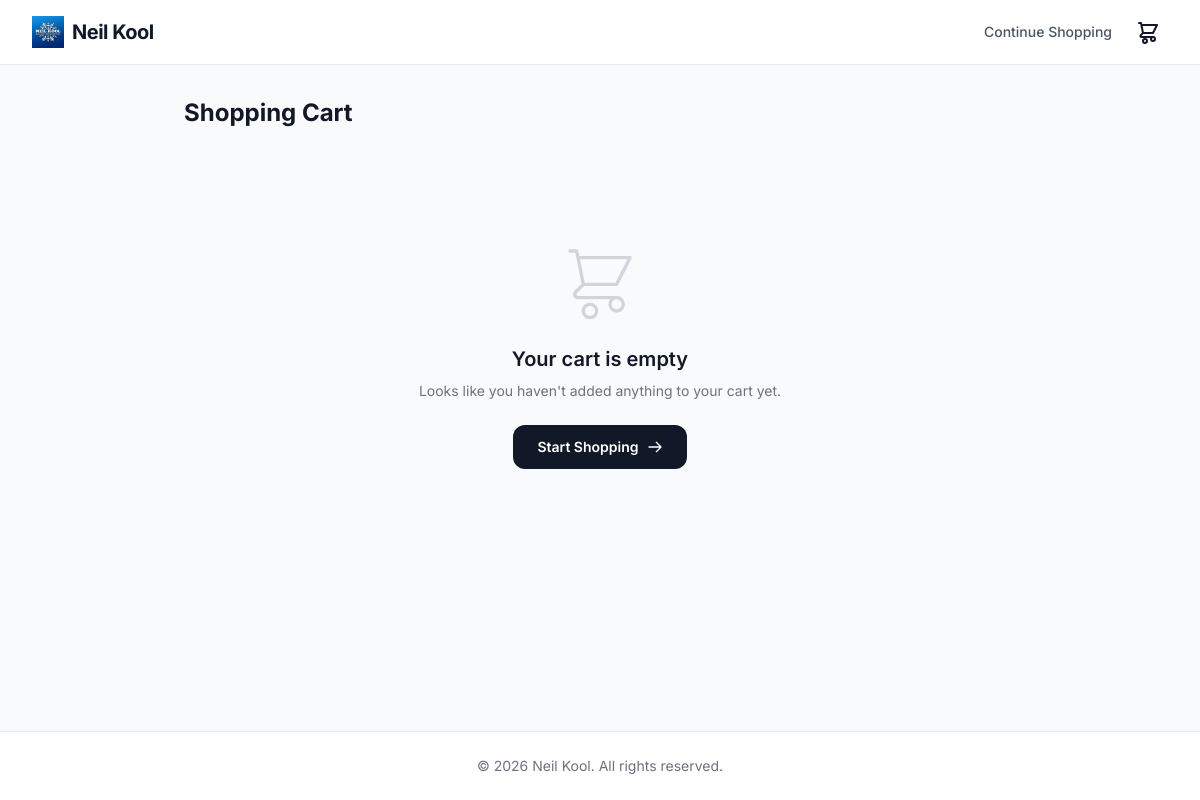
The app's page /cart.php with its own data.
### tables this page shows
CREATE TABLE settings (
        name TEXT PRIMARY KEY,
        value TEXT NOT NULL
    );

### config.php (called while the page is built, shortened)
<?php
function get_db(): PDO
{
    static $db = null;
    if ($db instanceof PDO) {
        return $db;
    }
    try {
        $db = new PDO('sqlite:' . DB_FILE);
        $db->setAttribute(PDO::ATTR_ERRMODE, PDO::ERRMODE_EXCEPTION);
        $db->setAttribute(PDO::ATTR_DEFAULT_FETCH_MODE, PDO::FETCH_ASSOC);
    } catch (PDOException $e) {
        die('Database connection failed: ' . htmlspecialchars($e->getMessage(), ENT_QUOTES, 'UTF-8'));
    }
    return $db;
}
function get_setting(string $name, ?string $default = null): ?string
{
    $db = get_db();
    $stmt = $db->prepare('SELECT value FROM settings WHERE name = :name LIMIT 1');
    $stmt->execute([':name' => $name]);
    $row = $stmt->fetch(PDO::FETCH_ASSOC);
    if ($row && array_key_exists('value', $row)) {
        return $row['value'];
    }
    return $default;
}

### cart.php (the view, shortened to what this page needs)
<?php
require __DIR__ . '/config.php';
$cart = $_SESSION['shop_cart'];
$cartCount = 0;
$cartSubtotal = 0;
$shopName = get_setting('site_name', 'Shop');
$shopLogo = get_setting('site_logo_url', '');
?>
<!DOCTYPE html>
<html lang="en">
<head>
    <script src="https://cdn.tailwindcss.com"></script>
</head>
<body class="bg-gray-50 min-h-screen font-sans flex flex-col">
<header class="bg-white border-b border-gray-200 sticky top-0 z-50">
    <div class="max-w-7xl mx-auto px-4 sm:px-6 lg:px-8">
        <div class="flex items-center justify-between h-16">
            <a href="shop.php" class="flex items-center gap-2">
                    <?php if ($shopLogo !== ''): ?>
                        <img src="<?php echo htmlspecialchars($shopLogo, ENT_QUOTES, 'UTF-8'); ?>" alt="<?php echo htmlspecialchars($shopName, ENT_QUOTES, 'UTF-8'); ?>" class="h-8 w-auto">
                    <?php endif; ?>
                    <span class="text-xl font-bold text-gray-900 tracking-tight"><?php echo htmlspecialchars($shopName, ENT_QUOTES, 'UTF-8'); ?></span>
                </a>
            <div class="flex items-center gap-4">
                <a href="shop.php" class="text-sm font-medium text-gray-600 hover:text-gray-900 transition-colors">Continue Shopping</a>
                <a href="cart.php" class="relative p-2 text-gray-900" title="Cart">
                    <svg class="h-6 w-6" fill="none" stroke="currentColor" viewBox="0 0 24 24">
                        <path stroke-linecap="round" stroke-linejoin="round" stroke-width="2" d="M3 3h2l.4 2M7 13h10l4-8H5.4M7 13L5.4 5M7 13l-2.293 2.293c-.63.63-.184 1.707.707 1.707H17m0 0a2 2 0 100 4 2 2 0 000-4zm-8 2a2 2 0 100 4 2 2 0 000-4z"/>
                    </svg>
                </a>
            </div>
        </div>
    </div>
</header>
<main class="max-w-4xl mx-auto px-4 sm:px-6 lg:px-8 py-8 flex-1 w-full">
    <div class="flex items-center justify-between mb-8">
        <h1 class="text-2xl font-bold text-gray-900">Shopping Cart</h1>
    </div>
    <?php if (!empty($cart)): ?>
        <div class="bg-white rounded-2xl border border-gray-100 shadow-sm overflow-hidden">
            <div class="divide-y divide-gray-100">
                <?php foreach ($cart as $line): ?>
                    <?php $lineTotal = ((int)$line['price_cents']) * ((int)$line['quantity']); ?>
                    <div class="p-4 sm:p-6 flex items-center gap-4 sm:gap-6">
                        <div class="flex-1 min-w-0">
                            <h3 class="text-base font-semibold text-gray-900 truncate"><?php echo htmlspecialchars($line['name'], ENT_QUOTES, 'UTF-8'); ?></h3>
                            <p class="text-sm text-gray-500 mt-0.5">
                                <?php echo htmlspecialchars(shop_money((int)$line['price_cents'], $line['currency']), ENT_QUOTES, 'UTF-8'); ?> each
                            </p>
                        </div>
                        <form method="post" class="flex items-center gap-2">
                            <?php echo csrf_field(); ?>
                            <input type="hidden" name="form_action" value="update_qty">
                            <input type="hidden" name="product_id" value="<?php echo htmlspecialchars($line['product_id'], ENT_QUOTES, 'UTF-8'); ?>">
                            <input type="number" name="quantity" value="<?php echo (int)$line['quantity']; ?>" min="1"
                                   class="w-16 text-center border border-gray-300 rounded-lg px-2 py-1.5 text-sm focus:outline-none focus:ring-2 focus:ring-gray-900 focus:border-transparent"
                                   onchange="this.form.submit()">
                        </form>
                        <div class="text-right">
                            <div class="text-base font-bold text-gray-900"><?php echo htmlspecialchars(shop_money($lineTotal, $line['currency']), ENT_QUOTES, 'UTF-8'); ?></div>
                        </div>
                        <form method="post">
                            <?php echo csrf_field(); ?>
                            <input type="hidden" name="form_action" value="remove_line">
                            <input type="hidden" name="product_id" value="<?php echo htmlspecialchars($line['product_id'], ENT_QUOTES, 'UTF-8'); ?>">
                            <button type="submit" class="p-2 text-gray-400 hover:text-red-500 transition-colors" title="Remove item">
                                <svg class="h-5 w-5" fill="none" stroke="currentColor" viewBox="0 0 24 24">
                                    <path stroke-linecap="round" stroke-linejoin="round" stroke-width="2" d="M19 7l-.867 12.142A2 2 0 0116.138 21H7.862a2 2 0 01-1.995-1.858L5 7m5 4v6m4-6v6m1-10V4a1 1 0 00-1-1h-4a1 1 0 00-1 1v3M4 7h16"/>
                                </svg>
                            </button>
                        </form>
                    </div>
                <?php endforeach; ?>
            </div>
            <div class="bg-gray-50 px-4 sm:px-6 py-4 border-t border-gray-100">
                <div class="flex items-center justify-between">
                    <span class="text-base font-medium text-gray-700">Subtotal (<?php echo $cartCount; ?> item<?php echo $cartCount !== 1 ? 's' : ''; ?>)</span>
                    <span class="text-xl font-bold text-gray-900"><?php echo htmlspecialchars(shop_money($cartSubtotal), ENT_QUOTES, 'UTF-8'); ?></span>
                </div>
            </div>
        </div>
        <div class="mt-6 flex flex-col sm:flex-row items-center justify-between gap-4">
            <a href="shop.php" class="text-sm font-medium text-gray-600 hover:text-gray-900 transition-colors flex items-center gap-1">
                <svg class="h-4 w-4" fill="none" stroke="currentColor" viewBox="0 0 24 24">
                    <path stroke-linecap="round" stroke-linejoin="round" stroke-width="2" d="M10 19l-7-7m0 0l7-7m-7 7h18"/>
                </svg>
                Continue Shopping
            </a>
            <a href="checkout.php"
               class="w-full sm:w-auto inline-flex justify-center items-center gap-2 px-8 py-3 rounded-xl bg-gray-900 hover:bg-gray-800 text-white text-sm font-semibold transition-all hover:shadow-lg">
                Proceed to Checkout
                <svg class="h-4 w-4" fill="none" stroke="currentColor" viewBox="0 0 24 24">
                    <path stroke-linecap="round" stroke-linejoin="round" stroke-width="2" d="M14 5l7 7m0 0l-7 7m7-7H3"/>
                </svg>
            </a>
        </div>
    <?php else: ?>
        <div class="text-center py-20">
            <h2 class="text-xl font-semibold text-gray-900 mb-2">Your cart is empty</h2>
            <p class="text-sm text-gray-500 mb-6">Looks like you haven't added anything to your cart yet.</p>
            <a href="shop.php"
               class="inline-flex items-center gap-2 px-6 py-3 rounded-xl bg-gray-900 hover:bg-gray-800 text-white text-sm font-semibold transition-all hover:shadow-lg">
                Start Shopping
                <svg class="h-4 w-4" fill="none" stroke="currentColor" viewBox="0 0 24 24">
                    <path stroke-linecap="round" stroke-linejoin="round" stroke-width="2" d="M14 5l7 7m0 0l-7 7m7-7H3"/>
                </svg>
            </a>
        </div>
    <?php endif; ?>
</main>
<footer class="bg-white border-t border-gray-200 mt-auto">
    <div class="max-w-7xl mx-auto px-4 sm:px-6 lg:px-8 py-6 text-center text-sm text-gray-500">
        &copy; <?php echo date('Y'); ?> <?php echo htmlspecialchars($shopName, ENT_QUOTES, 'UTF-8'); ?>. All rights reserved.
    </div>
</footer>
</body>
</html>

### records on screen
settings: value (picture)
settings: value "Neil Kool"
